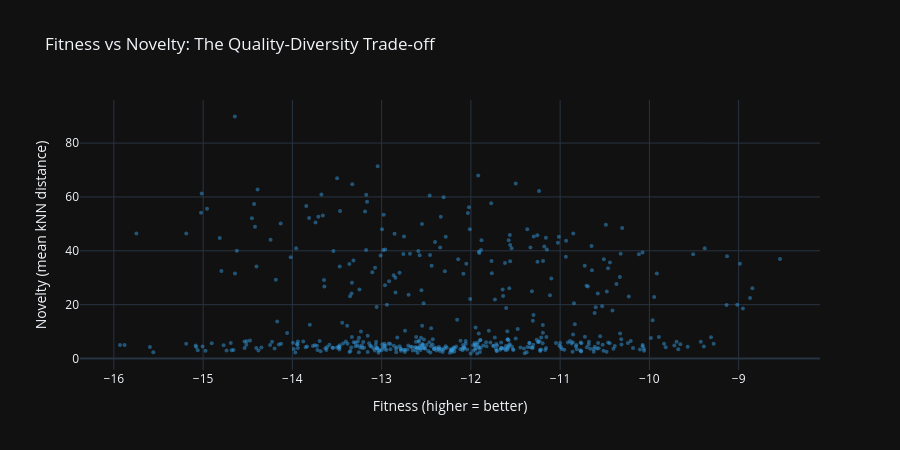

Here is the notebook cell this chart was saved with:
### Code cell
# Novelty distribution across the archive (sample 500 solutions)
sample_ids = np.random.choice(solution_counter, size=min(500, solution_counter), replace=False)
novelty_scores = []
fitness_vals = []

for sid in sample_ids:
    traj = index.trajectory(entity_id=int(sid))
    if traj:
        vec = traj[-1][1]  # latest descriptor
        results = index.search(vector=vec, k=15)
        nov = np.mean([s for _, _, s in results])
        novelty_scores.append(nov)
        fitness_vals.append(archive_fitness[int(sid)])

fig = go.Figure()
fig.add_trace(go.Scatter(
    x=fitness_vals, y=novelty_scores,
    mode='markers',
    marker=dict(size=4, color=C_SECONDARY, opacity=0.5),
    name='Solutions'
))
fig.update_layout(
    template='plotly_dark',
    title='Fitness vs Novelty: The Quality-Diversity Trade-off',
    xaxis_title='Fitness (higher = better)',
    yaxis_title='Novelty (mean kNN distance)',
    height=450
)
fig.show()

corr = np.corrcoef(fitness_vals, novelty_scores)[0, 1]
print(f'Fitness-Novelty correlation: r={corr:.3f}')
print(f'  Negative correlation expected: high-fitness solutions cluster near niche centers')

### Figure 1 — Plotly figure (JSON) as saved in the notebook; plotly's stock layout.template omitted (floating-point values rounded to 4 significant figures; data arrays with more than 128 entries replaced by an {"elided": "..."} marker saying what was removed)
{"data": [{"marker": {"color": "#3498db", "opacity": 0.5, "size": 4}, "mode": "markers", "name": "Solutions", "type": "scatter", "x": {"elided": "500 float values"}, "y": {"elided": "500 float values"}}], "layout": {"height": 450, "title": {"text": "Fitness vs Novelty: The Quality-Diversity Trade-off"}, "xaxis": {"title": {"text": "Fitness (higher = better)"}}, "yaxis": {"title": {"text": "Novelty (mean kNN distance)"}}}}
